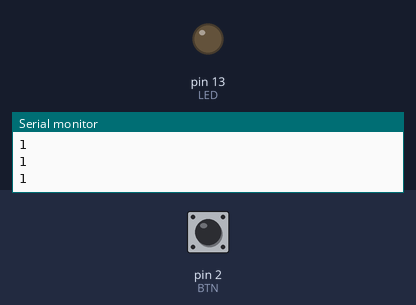
This program was run on a simulated Arduino Uno, built with avr-gcc and run on an emulated ATmega328P. Shown: output pins drawn as LEDs (lit = HIGH), the last lines printed to the serial monitor. Inputs (shaded band) come from the test bench; at power-on: pin 2 (BTN) HIGH.

Above: at 1.2 s.
1.3 s: pin 2 (BTN) pulled LOW for 0.25 s
At 1.5 s:
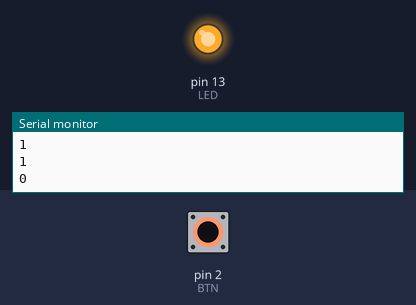
3.1 s: pin 2 (BTN) pulled LOW for 3.2 s
At 7.3 s:
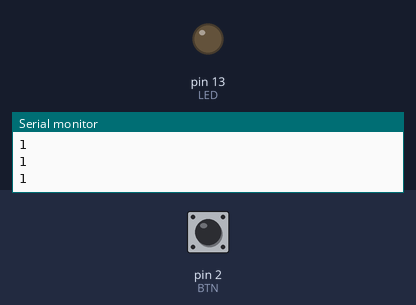
Timing chart, 0 to 8.8 s (numbered marks = the images above; inputs shaded):
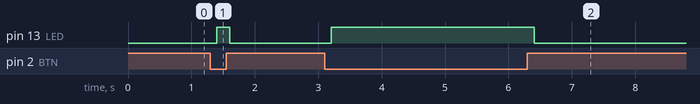

Measured:
- after the input at 1.3 s, pin 13 (LED): LOW → HIGH after 0.10 s, → LOW 0.20 s later
- after the input at 3.1 s, pin 13 (LED): LOW → HIGH after 0.10 s, → LOW 3.2 s later

The program:

main.cpp
```cpp
/*=======================================================*/
// Button_Serial : 버튼을 digitalRead 로 읽고 그 값을 시리얼로 본다
//
// 교재 3장 실습 3-1. 풀업 없이 읽었을 때와 INPUT_PULLUP 으로 읽었을 때가
// 어떻게 다른지 시리얼 값으로 확인하는 것이 목적이다.
//
// 연결
//   푸시 버튼 : 2번 핀 <-> GND   (저항 없이)
//   LED       : 13번 핀 (보드 내장 LED 를 그대로 써도 된다)
//
// 실습 절차
//   1단계 : 아래 INPUT 그대로 올린다 -> 버튼을 떼면 값이 흔들린다(플로팅)
//   2단계 : INPUT 을 INPUT_PULLUP 으로 한 줄만 고친다 -> 떼면 1 로 고정
//   3단계 : INPUT 으로 되돌리고 2번 핀과 5V 사이에 10k 저항 (외부 풀업)
//   4단계 : 저항을 2번 핀과 GND 로, 버튼 반대쪽을 5V 로 (풀다운) -> 값이 반대
//
// 선행 학습 : 10_Blink      다음 단계 : 50_Bit_Mask
/*=======================================================*/
#include <Arduino.h>

const uint8_t BTN = 2;
const uint8_t LED = 13;

void setup() {
  pinMode(BTN, INPUT);        // 2단계에서 이 줄만 INPUT_PULLUP 으로 고친다
  pinMode(LED, OUTPUT);
  Serial.begin(9600);
}

void loop() {
  int state = digitalRead(BTN);

  if (state == LOW) {         // 풀업 회로에서는 눌림이 LOW 다
    digitalWrite(LED, HIGH);
  } else {
    digitalWrite(LED, LOW);
  }

  Serial.println(state);
  delay(200);
}
```
